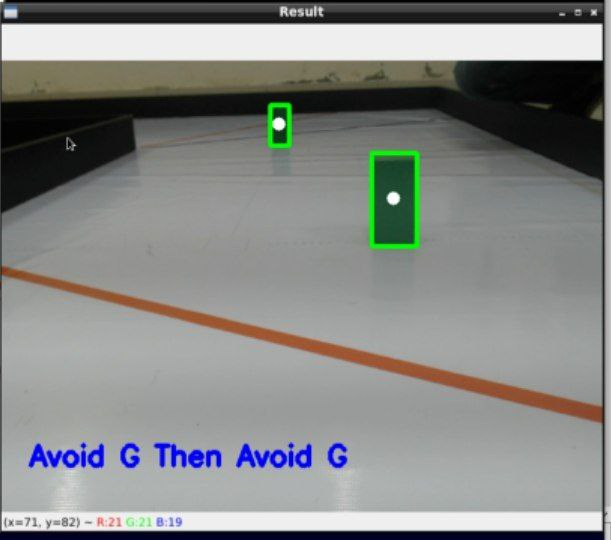
#> input picture Documentation/Images/ComputerVision/Green_Green_case.jpg, 611 x 540 px, given in place of the camera
$ python 'Computer Vision - Serial Connection.py'
#> lines starting #> are read from the running program, lines starting #| are printed output that depends on the picture; after the words box and inside, x2 and y2 are one past the last pixel; in counts of white or black regions, pixels touching at a corner belong together
import cv2
import numpy as np
from time import sleep
import time
#import imutils
import serial
ser = serial.Serial('/dev/ttyACM0',115200,timeout=1)
ser.flush()
ser.write ("1#".encode('ascii'))
time.sleep(0.5)
cap = cv2.VideoCapture(0)
img1 = 0
lower_red = np.array([0,160,50])
upper_red = np.array([10,255,255])
lower_red2 = np.array([150,100,0])
upper_red2 = np.array([179,255,255])

lower_green = np.array([36, 36, 0])
upper_green = np.array([99, 255, 255])
last = "null"
dis = 0
first_distance = 1
while True:
   success, img = cap.read()
#> img is the input picture: shape (540, 611, 3); mean B, G, R 133, 134.9, 133.3
   if (img is not None):


      #croping HSV image for ROI
      img[380:500, 0:700] = 0
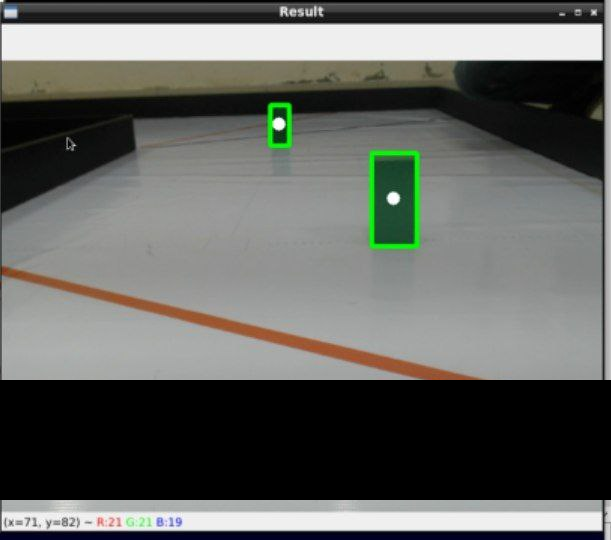
#> img: shape (540, 611, 3); mean B, G, R 96.6, 100.4, 98.8

	  #taking images & rotation 180 degrees for raspberry pi
      img_rotated = cv2.rotate(img, cv2.ROTATE_180)
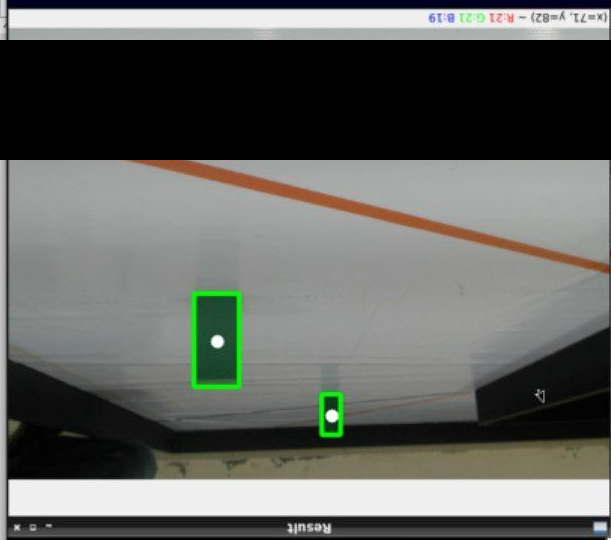
#> img_rotated: shape (540, 611, 3); mean B, G, R 96.6, 100.4, 98.8

      #Bluring & Smoothening
      img_blur = cv2.GaussianBlur(img_rotated, (5, 5), 0)

      #convert original image from RGB to HSV
      img_hsv  = cv2.cvtColor(img_blur, cv2.COLOR_BGR2HSV)
#> img_hsv: shape (540, 611, 3); mean H, S, V 38.3, 18.5, 102.4

      # lower mask (0-10) for RED | mask 0

      mask0 = cv2.inRange(img_hsv, lower_red, upper_red)
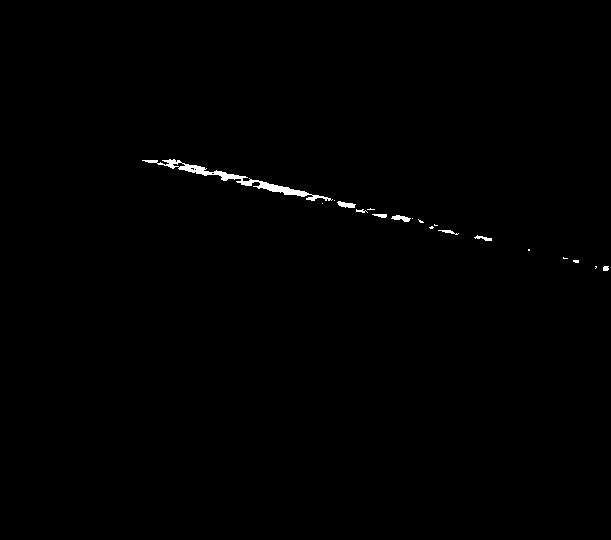
#> mask0: shape (540, 611); 0.43% white; 19 white regions (11 under 20 px), largest, box (x1, y1, x2, y2) and area: (142, 159, 333, 201) 1012, (337, 201, 356, 208) 82, (391, 215, 411, 222) 79

      # upper mask (170-180) for RED | mask 1

      mask1 = cv2.inRange(img_hsv, lower_red2, upper_red2)
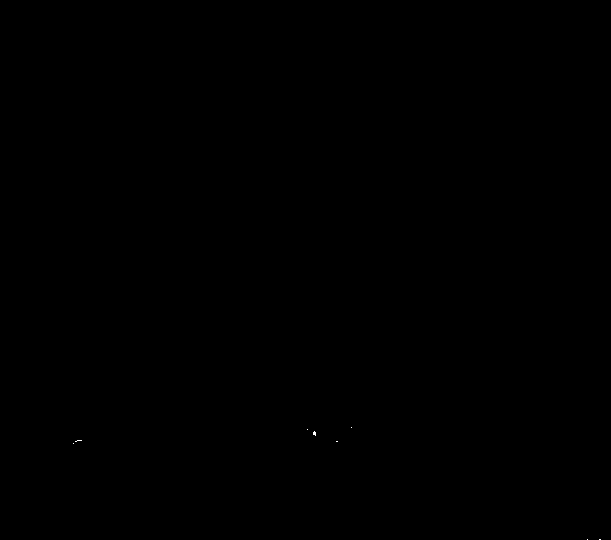
#> mask1: shape (540, 611); 0.01% white in thin lines or dots, all inside (x1, y1, x2, y2) = (73, 427, 601, 540)

      # join my masks | combining masks together
      mask = mask0+mask1

      #green mask

      mask_green = cv2.inRange(img_hsv,lower_green,upper_green)
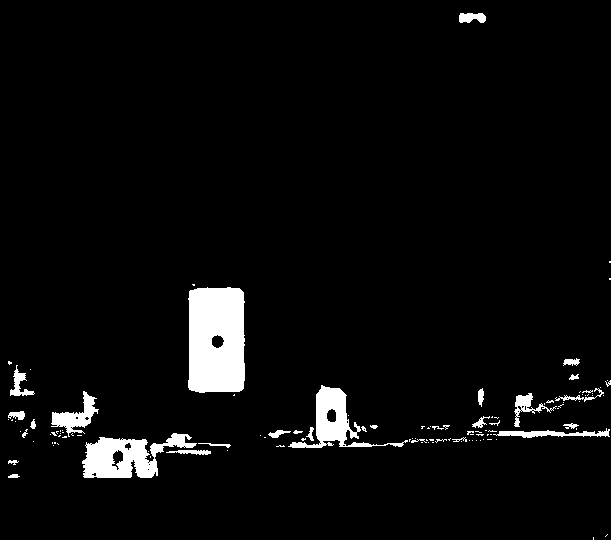
#> mask_green: shape (540, 611); 4.3% white; 116 white regions (88 under 20 px), largest, box (x1, y1, x2, y2) and area: (188, 287, 245, 393) 5614, (82, 433, 197, 478) 2742, (288, 385, 408, 448) 1968
      # set my output img to zero everywhere except my mask | time & storage saving
      output_img = img.copy()
      output_img[np.where(mask==0)] = 0
      output_img_green = img.copy()
      output_img_green[np.where(mask_green==0)]=0

      #image openning | morpholoy
      kernel = np.ones((5,5),np.uint8)

      output_img = cv2.dilate(output_img,kernel,iterations = 1)

      output_img = cv2.morphologyEx(output_img, cv2.MORPH_OPEN, kernel)

      output_img_green = cv2.dilate(output_img_green,kernel,iterations = 1)
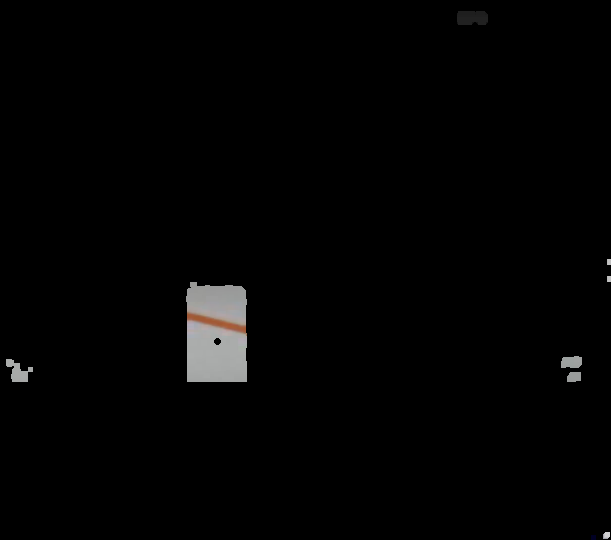
#> output_img_green: shape (540, 611, 3); mean B, G, R 3.1, 3.2, 3.3

      output_img_green = cv2.morphologyEx(output_img_green, cv2.MORPH_OPEN, kernel)

      #converting image to gray scale

      #RED RED
      imgray = cv2.cvtColor(output_img, cv2.COLOR_BGR2GRAY)
      #cv2.imwrite('imggray.jpg',imgray)

      ret, thresh = cv2.threshold(imgray, 255, 255 , 255)
      #cv2.imwrite('thresh.jpg',thresh)

      #GREEN GREEN
      imgray_green = cv2.cvtColor(output_img_green, cv2.COLOR_BGR2GRAY)
      #cv2.imwrite('imggray_green.jpg', imgray_green)

      ret_g, thresh_g = cv2.threshold(imgray_green, 255, 255, 255)
      #cv2.imwrite('thresh.jpg', thresh_g)

      #finding *RED* contours using cv2

      contours, hierarchy = cv2.findContours(thresh, cv2.RETR_TREE, cv2.CHAIN_APPROX_SIMPLE)
#> contours = []
      #finding GREEN contours
      contours_green , hierarchy_green = cv2.findContours(thresh_g , cv2.RETR_TREE , cv2.CHAIN_APPROX_SIMPLE)
#> contours_green = []
      Area = -1
      final_contour = None
      x_center = -1
      y_center = -1
      per = -1
      x_bounding = -1
      y_bounding = -1
      h_bounding = -1
      w_bounding = -1
      flag = "no color"
      for i, cnt in enumerate(contours):
         M = cv2.moments(cnt)
         if M['m00'] != 0.0:
            x1 = int(M['m10']/M['m00'])
            y1 = int(M['m01']/M['m00'])
         area_contour = cv2.contourArea(cnt)
         perimeter = cv2.arcLength(cnt, True)
         perimeter = round(perimeter, 4)
         x , y,w,h = cv2.boundingRect(cnt)
         area_rect = w*h
         if Area < (area_contour + area_rect)/2:
            Area = (area_contour + area_rect)/2
            final_contour = cnt
            x_center = x1
            y_center = y1
            per = perimeter
            x_bounding = x
            y_bounding = y
            h_bounding = h
            w_bounding = w
            flag = "RED"
#> this loop made 0 passes
#> after the loop, Area = -1; flag = 'no color'; h_bounding = -1; per = -1; w_bounding = -1; x_bounding = -1; x_center = -1; y_bounding = -1; y_center = -1
      # Green contour processing
      for i, cntg in enumerate(contours_green):
         x, y, w, h = cv2.boundingRect(cntg)
         area_rect = w * h
         area_contour = cv2.contourArea(cntg)
         if (area_contour + area_rect)/2<Area:
            continue
         else:
            M = cv2.moments(cntg)
            if M['m00'] != 0.0:
               x1 = int(M['m10'] / M['m00'])
               y1 = int(M['m01'] / M['m00'])
               perimeter = cv2.arcLength(cntg, True)
               perimeter = round(perimeter, 4)

               if Area < (area_contour + area_rect) / 2:
                  Area = (area_contour + area_rect) / 2
                  final_contour = cntg
                  x_center = x1
                  y_center = y1
                  per = perimeter
                  x_bounding = x
                  y_bounding = y
                  h_bounding = h
                  w_bounding = w
                  flag = "GREEN"
#> after the loop, Area = -1; h_bounding = -1; per = -1; w_bounding = -1; x_bounding = -1; x_center = -1; y_bounding = -1; y_center = -1

      if flag=="RED":
          dis = 4532.2 * pow(Area, -0.532)
          if dis > 30 and last != 'R':
              ser.write("R#".encode('ascii'))
              print("R")
              last = 'R'
          if dis < 30 and last != 'r':
              ser.write("r#".encode('ascii'))
              print("r")
              last = 'r'
      elif flag=="GREEN":
          dis = 6165.4 * pow(Area, -0.562)
          if dis > 30 and last != 'G':
              ser.write("G#".encode('ascii'))
              print("G")
              last = 'G'
          if dis < 30 and last != 'g':
              ser.write("g#".encode('ascii'))
              print("g")
              last = 'g'
      elif flag=="no color" and last != 'N':
          ser.write("N#".encode('ascii'))
          last = "N"
          print("N")

      if cv2.waitKey(1) & 0xFF == ord('q'):
#> (key q is pressed here)
          break
      #time.sleep(0.1)

cap.release()
cv2.destroyAllWindows()

$ run again, on Documentation/Images/ComputerVision/Green_Ignore_Green_case.jpg
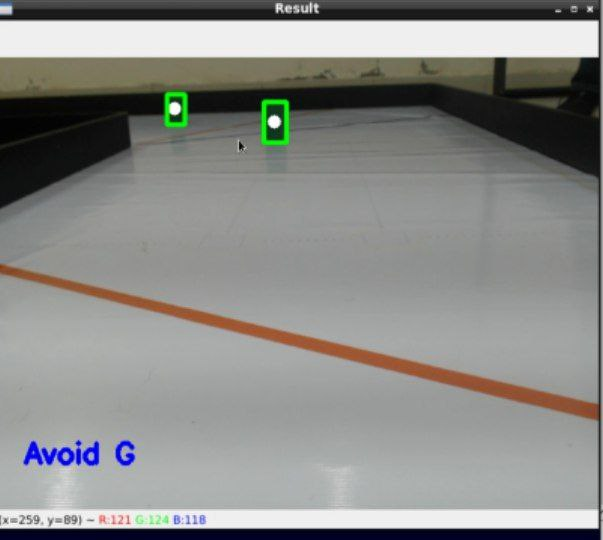
#> input picture Documentation/Images/ComputerVision/Green_Ignore_Green_case.jpg, 603 x 540 px, given in place of the camera
#> img is the input picture: shape (540, 603, 3); mean B, G, R 135.6, 138.4, 138
#> img_hsv: shape (540, 603, 3); mean H, S, V 35.8, 17.6, 104.8
#> `mask0 = cv2.inRange(img_hsv, lower_red, upper_red)`:
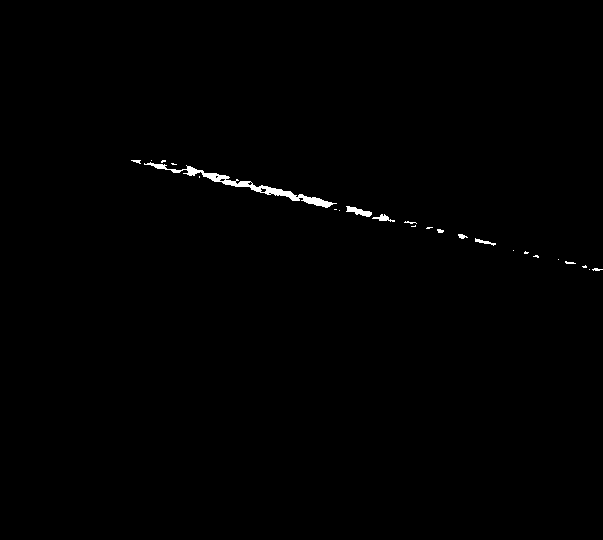
#> mask0: shape (540, 603); 0.47% white; 24 white regions (15 under 20 px), largest, box (x1, y1, x2, y2) and area: (144, 162, 337, 208) 1035, (346, 206, 372, 217) 139, (372, 214, 395, 222) 79
#> mask1: shape (540, 603); 0% white in thin lines or dots, all inside (x1, y1, x2, y2) = (311, 442, 312, 443)
#> `mask_green = cv2.inRange(img_hsv,lower_green,upper_green)`:
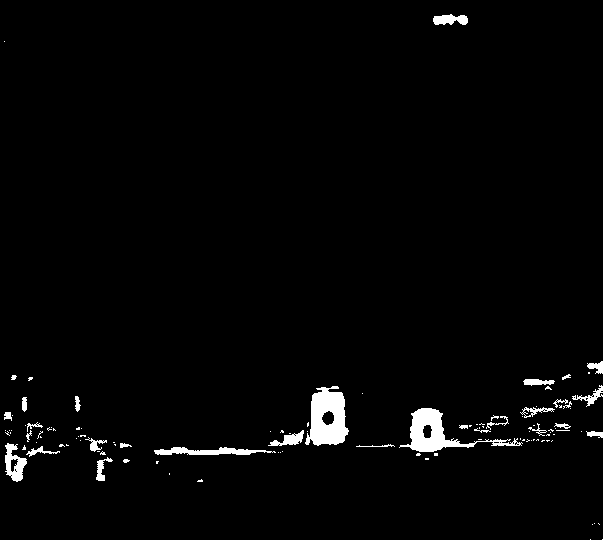
#> mask_green: shape (540, 603); 2.1% white; 110 white regions (79 under 20 px), largest, box (x1, y1, x2, y2) and area: (305, 386, 349, 446) 1749, (399, 408, 523, 452) 1571, (154, 447, 276, 455) 576
#> contours = []
#> after the loop `for i, cnt in enumerate(contours):`: Area = -1; flag = 'no color'; h_bounding = -1

$ run again, on Documentation/Images/ComputerVision/Green_case.jpg
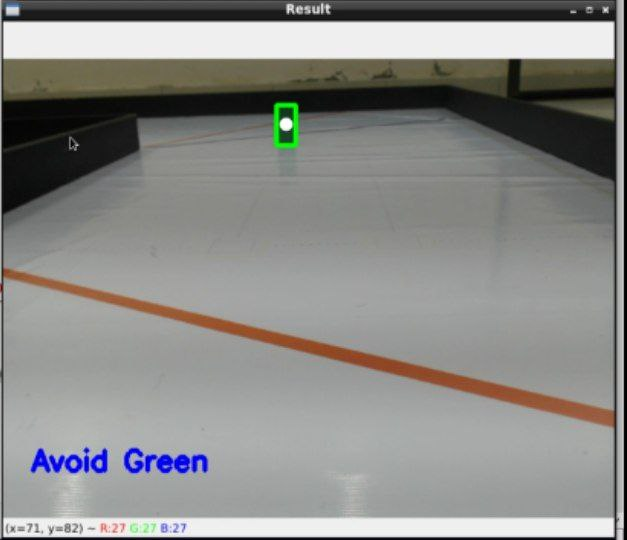
#> input picture Documentation/Images/ComputerVision/Green_case.jpg, 627 x 540 px, given in place of the camera
#> img is the input picture: shape (540, 627, 3); mean B, G, R 135.4, 138, 138.2
#> img_hsv: shape (540, 627, 3); mean H, S, V 33.2, 13.6, 104.4
#> `mask0 = cv2.inRange(img_hsv, lower_red, upper_red)`:
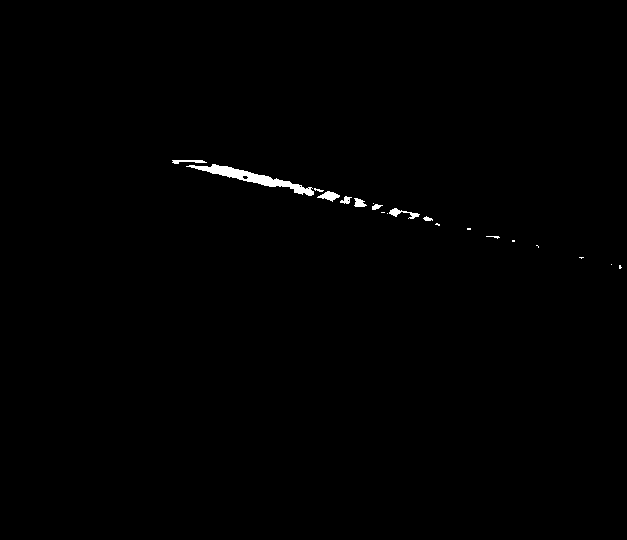
#> mask0: shape (540, 627); 0.47% white; 20 white regions (10 under 20 px), largest, box (x1, y1, x2, y2) and area: (186, 164, 314, 196) 969, (317, 191, 340, 202) 129, (389, 208, 420, 219) 126
#> mask1: shape (540, 627); 0.01% white in thin lines or dots, all inside (x1, y1, x2, y2) = (53, 253, 627, 447)
#> `mask_green = cv2.inRange(img_hsv,lower_green,upper_green)`:
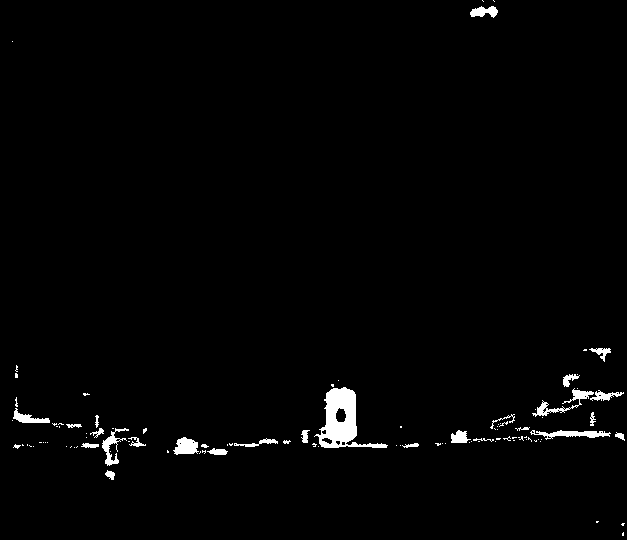
#> mask_green: shape (540, 627); 1.6% white; 105 white regions (76 under 20 px), largest, box (x1, y1, x2, y2) and area: (314, 387, 388, 448) 1785, (532, 388, 594, 417) 390, (530, 430, 611, 440) 375
#> contours = []
#> after the loop `for i, cnt in enumerate(contours):`: Area = -1; flag = 'no color'; h_bounding = -1

$ run again, on Documentation/Images/ComputerVision/Red_Green_case.jpg
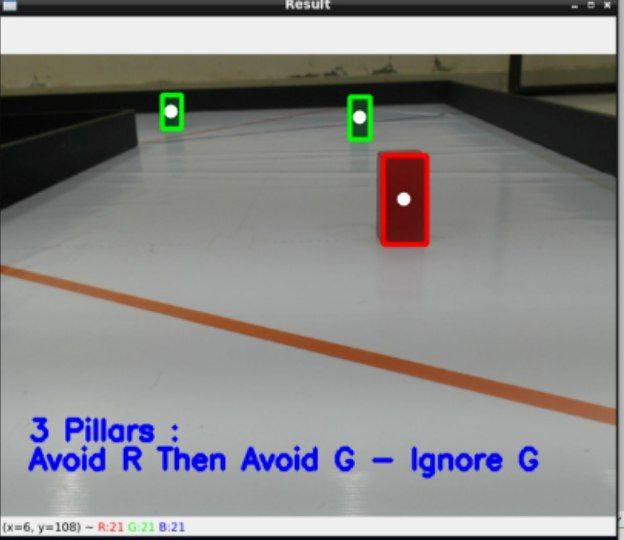
#> input picture Documentation/Images/ComputerVision/Red_Green_case.jpg, 624 x 540 px, given in place of the camera
#> img is the input picture: shape (540, 624, 3); mean B, G, R 135.6, 135.4, 136.8
#> img_hsv: shape (540, 624, 3); mean H, S, V 35.2, 18.6, 105.4
#> `mask0 = cv2.inRange(img_hsv, lower_red, upper_red)`:
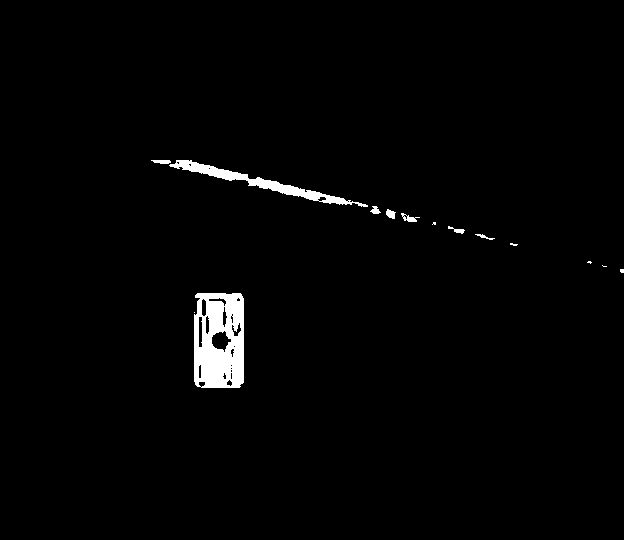
#> mask0: shape (540, 624); 1.7% white; 14 white regions (6 under 20 px), largest, box (x1, y1, x2, y2) and area: (194, 293, 244, 388) 3940, (169, 160, 368, 207) 1534, (401, 213, 420, 222) 75
#> mask1: shape (540, 624); 0.2% white; 38 white regions (27 under 20 px), largest, box (x1, y1, x2, y2) and area: (199, 317, 202, 347) 88, (202, 299, 206, 316) 62, (193, 298, 200, 315) 56
#> mask: shape (540, 624); 1.9% white; 20 white regions (12 under 20 px), largest, box (x1, y1, x2, y2) and area: (193, 291, 245, 388) 4568, (169, 160, 368, 207) 1534, (401, 213, 420, 222) 75
#> mask_green: shape (540, 624); 2.3% white; 120 white regions (78 under 20 px), largest, box (x1, y1, x2, y2) and area: (242, 394, 289, 456) 1793, (429, 400, 473, 452) 1428, (476, 423, 529, 448) 704
#> `output_img = cv2.dilate(output_img,kernel,iterations = 1)`:
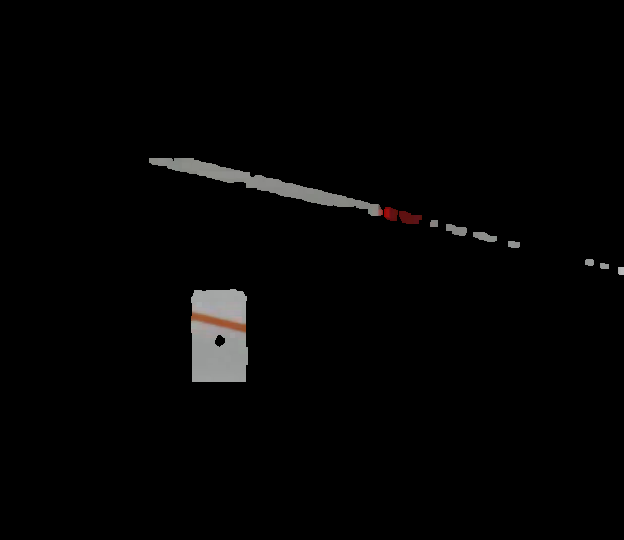
#> output_img: shape (540, 624, 3); mean B, G, R 3.6, 3.7, 3.9
#> contours = []
#> after the loop `for i, cnt in enumerate(contours):`: Area = -1; flag = 'no color'; h_bounding = -1
